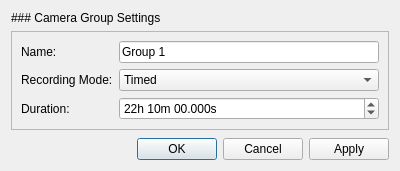
<?xml version="1.0" encoding="UTF-8"?>
<ui version="4.0">
 <class>CameraGroupEditDialog</class>
 <widget class="QDialog" name="CameraGroupEditDialog">
  <property name="geometry">
   <rect>
    <x>0</x>
    <y>0</y>
    <width>400</width>
    <height>171</height>
   </rect>
  </property>
  <property name="sizePolicy">
   <sizepolicy hsizetype="Preferred" vsizetype="Preferred">
    <horstretch>0</horstretch>
    <verstretch>0</verstretch>
   </sizepolicy>
  </property>
  <property name="minimumSize">
   <size>
    <width>0</width>
    <height>0</height>
   </size>
  </property>
  <property name="maximumSize">
   <size>
    <width>16777215</width>
    <height>16777215</height>
   </size>
  </property>
  <property name="windowTitle">
   <string>Configure Recording</string>
  </property>
  <property name="modal">
   <bool>false</bool>
  </property>
  <layout class="QVBoxLayout" name="verticalLayout">
   <property name="sizeConstraint">
    <enum>QLayout::SetMinAndMaxSize</enum>
   </property>
   <item>
    <widget class="QLabel" name="label">
     <property name="text">
      <string>### Camera Group Settings</string>
     </property>
     <property name="textFormat">
      <enum>Qt::MarkdownText</enum>
     </property>
    </widget>
   </item>
   <item>
    <widget class="QFrame" name="frm_recording_configuration">
     <property name="frameShape">
      <enum>QFrame::StyledPanel</enum>
     </property>
     <property name="frameShadow">
      <enum>QFrame::Raised</enum>
     </property>
     <layout class="QFormLayout" name="formLayout">
      <item row="0" column="0">
       <widget class="QLabel" name="label_3">
        <property name="text">
         <string>Name:</string>
        </property>
       </widget>
      </item>
      <item row="0" column="1">
       <widget class="QLineEdit" name="txt_recording_name">
        <property name="text">
         <string>Group 1</string>
        </property>
       </widget>
      </item>
      <item row="1" column="0">
       <widget class="QLabel" name="label_2">
        <property name="text">
         <string>Recording Mode:</string>
        </property>
       </widget>
      </item>
      <item row="1" column="1">
       <widget class="QComboBox" name="dpd_recording_mode">
        <item>
         <property name="text">
          <string>Timed</string>
         </property>
        </item>
        <item>
         <property name="text">
          <string>Manual</string>
         </property>
        </item>
       </widget>
      </item>
      <item row="2" column="0">
       <widget class="QLabel" name="lbl_tme_duration">
        <property name="text">
         <string>Duration:</string>
        </property>
       </widget>
      </item>
      <item row="2" column="1">
       <widget class="QTimeEdit" name="tme_duration">
        <property name="dateTime">
         <datetime>
          <hour>22</hour>
          <minute>10</minute>
          <second>0</second>
          <year>2000</year>
          <month>12</month>
          <day>31</day>
         </datetime>
        </property>
        <property name="maximumTime">
         <time>
          <hour>23</hour>
          <minute>59</minute>
          <second>0</second>
         </time>
        </property>
        <property name="currentSection">
         <enum>QDateTimeEdit::HourSection</enum>
        </property>
        <property name="displayFormat">
         <string>HH'h' mm'm' ss.zzz's'</string>
        </property>
       </widget>
      </item>
     </layout>
    </widget>
   </item>
   <item>
    <spacer name="verticalSpacer">
     <property name="orientation">
      <enum>Qt::Vertical</enum>
     </property>
     <property name="sizeHint" stdset="0">
      <size>
       <width>20</width>
       <height>0</height>
      </size>
     </property>
    </spacer>
   </item>
   <item>
    <widget class="QDialogButtonBox" name="btnbox_buttons">
     <property name="orientation">
      <enum>Qt::Horizontal</enum>
     </property>
     <property name="standardButtons">
      <set>QDialogButtonBox::Apply|QDialogButtonBox::Cancel|QDialogButtonBox::Ok</set>
     </property>
    </widget>
   </item>
  </layout>
 </widget>
 <resources/>
 <connections>
  <connection>
   <sender>btnbox_buttons</sender>
   <signal>accepted()</signal>
   <receiver>CameraGroupEditDialog</receiver>
   <slot>accept()</slot>
   <hints>
    <hint type="sourcelabel">
     <x>248</x>
     <y>254</y>
    </hint>
    <hint type="destinationlabel">
     <x>157</x>
     <y>274</y>
    </hint>
   </hints>
  </connection>
  <connection>
   <sender>btnbox_buttons</sender>
   <signal>rejected()</signal>
   <receiver>CameraGroupEditDialog</receiver>
   <slot>reject()</slot>
   <hints>
    <hint type="sourcelabel">
     <x>316</x>
     <y>260</y>
    </hint>
    <hint type="destinationlabel">
     <x>286</x>
     <y>274</y>
    </hint>
   </hints>
  </connection>
 </connections>
</ui>
